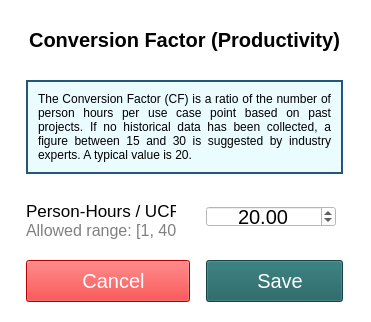
<?xml version="1.0" encoding="UTF-8"?>
<ui version="4.0">
 <class>Dialog</class>
 <widget class="QDialog" name="Dialog">
  <property name="geometry">
   <rect>
    <x>0</x>
    <y>0</y>
    <width>371</width>
    <height>322</height>
   </rect>
  </property>
  <property name="sizePolicy">
   <sizepolicy hsizetype="Fixed" vsizetype="Fixed">
    <horstretch>0</horstretch>
    <verstretch>0</verstretch>
   </sizepolicy>
  </property>
  <property name="windowTitle">
   <string>Dialog</string>
  </property>
  <property name="styleSheet">
   <string notr="true">background: white;</string>
  </property>
  <layout class="QGridLayout" name="gridLayout">
   <property name="leftMargin">
    <number>20</number>
   </property>
   <property name="topMargin">
    <number>20</number>
   </property>
   <property name="rightMargin">
    <number>20</number>
   </property>
   <property name="bottomMargin">
    <number>20</number>
   </property>
   <property name="horizontalSpacing">
    <number>10</number>
   </property>
   <property name="verticalSpacing">
    <number>20</number>
   </property>
   <item row="3" column="0">
    <widget class="QLabel" name="label_2">
     <property name="sizePolicy">
      <sizepolicy hsizetype="Minimum" vsizetype="Preferred">
       <horstretch>0</horstretch>
       <verstretch>0</verstretch>
      </sizepolicy>
     </property>
     <property name="minimumSize">
      <size>
       <width>0</width>
       <height>30</height>
      </size>
     </property>
     <property name="maximumSize">
      <size>
       <width>150</width>
       <height>16777215</height>
      </size>
     </property>
     <property name="font">
      <font>
       <family>Arial</family>
       <pointsize>13</pointsize>
       <italic>false</italic>
       <underline>false</underline>
       <strikeout>false</strikeout>
       <kerning>false</kerning>
       <fontweight>Thin</fontweight>
      </font>
     </property>
     <property name="styleSheet">
      <string notr="true">margin-top: 7px;</string>
     </property>
     <property name="text">
      <string>&lt;html&gt;&lt;head/&gt;&lt;body&gt;&lt;p&gt;Person-Hours / UCP:&lt;br&gt;&lt;span style=&quot; font-size:12pt; color: grey;&quot;&gt;Allowed range: [1, 40]&lt;/span&gt;&lt;/p&gt;&lt;/body&gt;&lt;/html&gt;</string>
     </property>
     <property name="alignment">
      <set>Qt::AlignCenter</set>
     </property>
     <property name="margin">
      <number>0</number>
     </property>
     <property name="indent">
      <number>0</number>
     </property>
    </widget>
   </item>
   <item row="4" column="0">
    <widget class="QPushButton" name="cancel_Button">
     <property name="font">
      <font>
       <family>Arial</family>
       <pointsize>15</pointsize>
      </font>
     </property>
     <property name="cursor">
      <cursorShape>PointingHandCursor</cursorShape>
     </property>
     <property name="focusPolicy">
      <enum>Qt::ClickFocus</enum>
     </property>
     <property name="styleSheet">
      <string notr="true">background: #FF0000;
color: white;
padding: 8px 0px 8px 0px;</string>
     </property>
     <property name="text">
      <string>  Cancel</string>
     </property>
     <property name="icon">
      <iconset>
       <normaloff>:/resources/images/cancel.png</normaloff>:/resources/images/cancel.png</iconset>
     </property>
     <property name="iconSize">
      <size>
       <width>20</width>
       <height>20</height>
      </size>
     </property>
     <property name="autoDefault">
      <bool>false</bool>
     </property>
    </widget>
   </item>
   <item row="3" column="1">
    <widget class="QDoubleSpinBox" name="cf_DoubleSpinBox">
     <property name="minimumSize">
      <size>
       <width>0</width>
       <height>20</height>
      </size>
     </property>
     <property name="maximumSize">
      <size>
       <width>130</width>
       <height>21</height>
      </size>
     </property>
     <property name="font">
      <font>
       <family>Arial</family>
       <pointsize>15</pointsize>
      </font>
     </property>
     <property name="styleSheet">
      <string notr="true"/>
     </property>
     <property name="alignment">
      <set>Qt::AlignCenter</set>
     </property>
     <property name="minimum">
      <double>1.000000000000000</double>
     </property>
     <property name="maximum">
      <double>40.000000000000000</double>
     </property>
     <property name="singleStep">
      <double>1.000000000000000</double>
     </property>
     <property name="value">
      <double>20.000000000000000</double>
     </property>
    </widget>
   </item>
   <item row="4" column="1">
    <widget class="QPushButton" name="save_Button">
     <property name="enabled">
      <bool>true</bool>
     </property>
     <property name="font">
      <font>
       <family>Arial</family>
       <pointsize>15</pointsize>
      </font>
     </property>
     <property name="cursor">
      <cursorShape>PointingHandCursor</cursorShape>
     </property>
     <property name="focusPolicy">
      <enum>Qt::ClickFocus</enum>
     </property>
     <property name="styleSheet">
      <string notr="true">background-color: #1B5E5E;
color: white;
padding: 8px 0px 8px 0px;</string>
     </property>
     <property name="text">
      <string>  Save</string>
     </property>
     <property name="icon">
      <iconset>
       <normaloff>:/resources/images/save.png</normaloff>:/resources/images/save.png</iconset>
     </property>
     <property name="iconSize">
      <size>
       <width>20</width>
       <height>20</height>
      </size>
     </property>
     <property name="autoDefault">
      <bool>false</bool>
     </property>
    </widget>
   </item>
   <item row="1" column="0" colspan="2">
    <widget class="QLabel" name="label">
     <property name="styleSheet">
      <string notr="true">border: 2px solid #22577A;
background: #EAFCFF;
padding: 10px;</string>
     </property>
     <property name="text">
      <string>The Conversion Factor (CF) is a ratio of the number of person hours per use case point based on past projects. If no historical data has been collected, a figure between 15 and 30 is suggested by industry experts. A typical value is 20.</string>
     </property>
     <property name="alignment">
      <set>Qt::AlignJustify|Qt::AlignVCenter</set>
     </property>
     <property name="wordWrap">
      <bool>true</bool>
     </property>
     <property name="margin">
      <number>0</number>
     </property>
     <property name="indent">
      <number>0</number>
     </property>
    </widget>
   </item>
   <item row="0" column="0" colspan="2">
    <widget class="QLabel" name="title_Label">
     <property name="font">
      <font>
       <family>Arial</family>
       <pointsize>15</pointsize>
       <bold>true</bold>
      </font>
     </property>
     <property name="text">
      <string>Conversion Factor (Productivity)</string>
     </property>
     <property name="alignment">
      <set>Qt::AlignCenter</set>
     </property>
    </widget>
   </item>
  </layout>
 </widget>
 <resources/>
 <connections/>
</ui>
